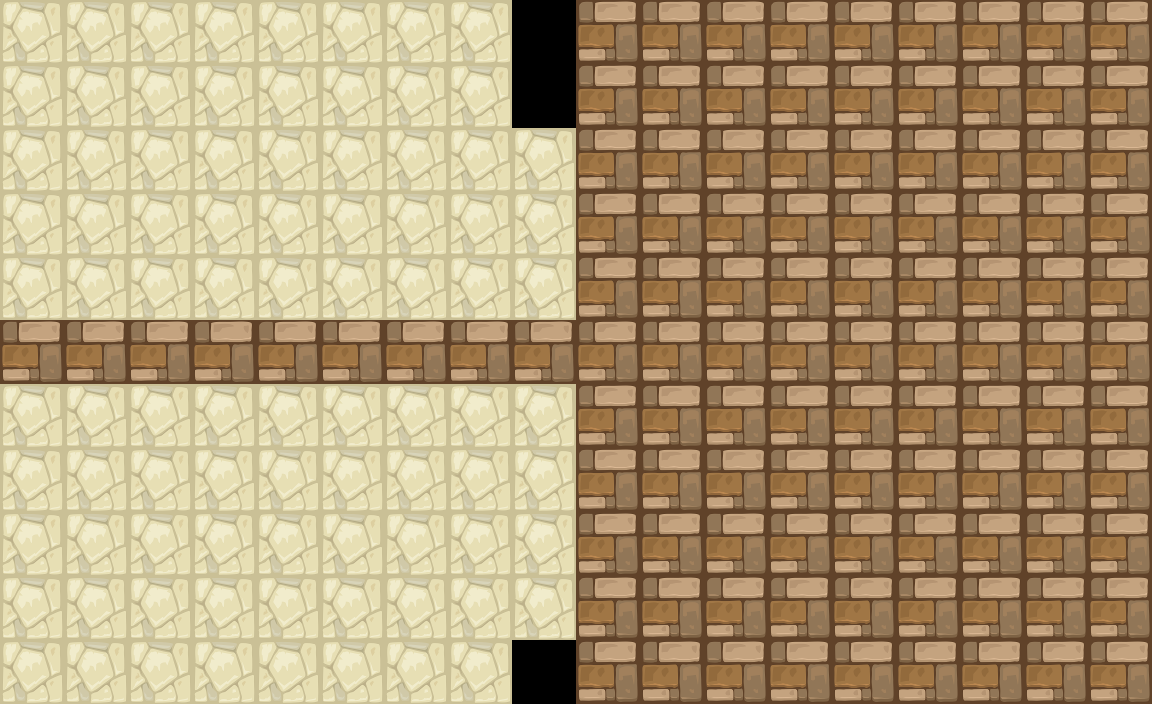

Rendered tile map (Tiled .tmx) drawn with the repository's tilesets; below, a short description and the full map source, tile grids included:
An orthogonal 18x11 tile map with 64x64 px tiles, 1 tile layer (Tile Layer 1) and 3 objects (3x Tower).

<map version="1.10" tiledversion="1.10.2" orientation="orthogonal" renderorder="right-down" width="18" height="11" tilewidth="64" tileheight="64" infinite="0" nextlayerid="3" nextobjectid="4">
    <tileset firstgid="1" name="tiles" tilewidth="64" tileheight="64" tilecount="6" columns="0">
        <grid orientation="orthogonal" width="1" height="1" />
        <tile id="0">
            <image width="64" height="64" source="tiles/clay_tile_64_01.png" />
        </tile>
        <tile id="1">
            <image width="64" height="64" source="tiles/grass_01_tile_64_01.png" />
        </tile>
        <tile id="2">
            <image width="64" height="64" source="tiles/ice_tile_64_01.png" />
        </tile>
        <tile id="3">
            <image width="64" height="64" source="tiles/paving_01_tile_64_02.png" />
        </tile>
        <tile id="4">
            <image width="64" height="64" source="tiles/paving_02_tile_64_01.png" />
        </tile>
        <tile id="5">
            <image width="64" height="64" source="tiles/sand_01_tile_64_01.png" />
        </tile>
    </tileset>
    <layer id="1" name="Tile Layer 1" width="18" height="11">
        <data encoding="csv">
5,5,5,5,5,5,5,5,7,4,4,4,4,4,4,4,4,4,
5,5,5,5,5,5,5,5,7,4,4,4,4,4,4,4,4,4,
5,5,5,5,5,5,5,5,5,4,4,4,4,4,4,4,4,4,
5,5,5,5,5,5,5,5,5,4,4,4,4,4,4,4,4,4,
5,5,5,5,5,5,5,5,5,4,4,4,4,4,4,4,4,4,
4,4,4,4,4,4,4,4,4,4,4,4,4,4,4,4,4,4,
5,5,5,5,5,5,5,5,5,4,4,4,4,4,4,4,4,4,
5,5,5,5,5,5,5,5,5,4,4,4,4,4,4,4,4,4,
5,5,5,5,5,5,5,5,5,4,4,4,4,4,4,4,4,4,
5,5,5,5,5,5,5,5,5,4,4,4,4,4,4,4,4,4,
5,5,5,5,5,5,5,5,7,4,4,4,4,4,4,4,4,4
        </data>
    </layer>
    <objectgroup id="2" name="Towers">
        <object id="1" name="Tower" type="Tower" x="64" y="64" width="64" height="64" />
        <object id="2" name="Tower" type="Tower" x="64" y="192" width="64" height="64" />
        <object id="3" name="Tower" type="Tower" x="64" y="320" width="64" height="64" />
    </objectgroup>
</map>
